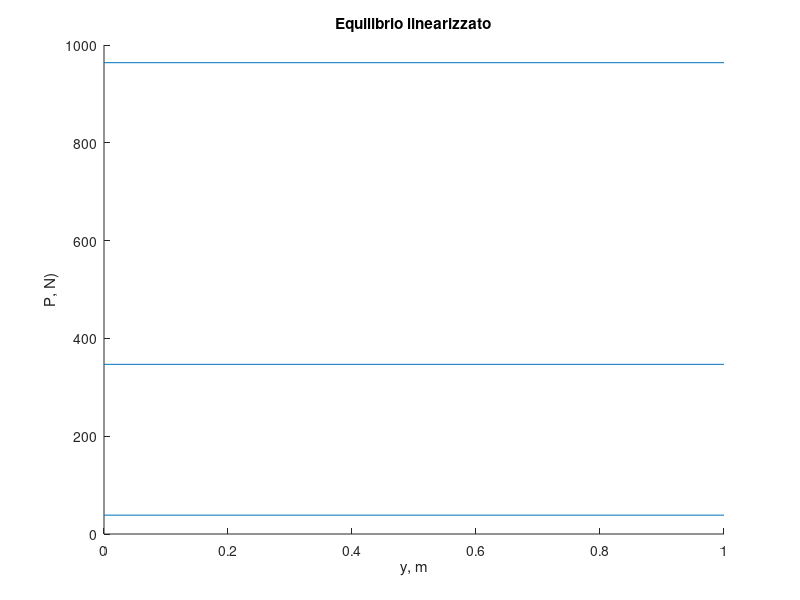
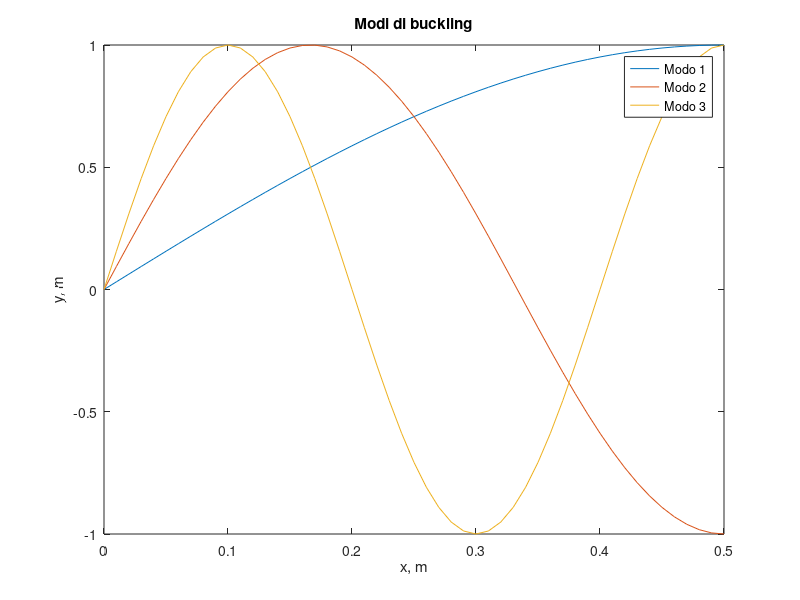

These figures' MATLAB source, in order:
clear all
close all
clc

%% Buckling Euleriano
% Data una trave di alluminio, con modulo elastico E = 75 GPa, di
% lunghezza L = 0.5 m e sezione quadrata con lato b = 5 mm, calcolare: 
% * i primi tre valori di carico critico
% * i primi tre modi di buckling

E = 75e9;
b = 0.005; J = b^4/12;
L = 0.5;

%% Carico critico

for i=1:3
    P(i) = (2*i-1)^2 * E * J * pi^2 / L^2 / 4;
end

figure
for i=1:3
    line([0 1],[P(i) P(i)])
    hold on
end
title('Equilibrio linearizzato')
xlabel('y, m')
ylabel('P, N)')

%% Modi di buckling
% y = B sin(kx)

x = 0:0.01:0.5;
y = zeros(length(x),3);
B = 1;
for i=1:3
    k = sqrt(P(i)/E/J);
    y(:,i) = B * sin(k*x);
end

figure
for i=1:3
    plot(x,y(:,i))
    hold on
end
legend('Modo 1','Modo 2','Modo 3')
title('Modi di buckling')
xlabel('x, m')
ylabel('y, m')
